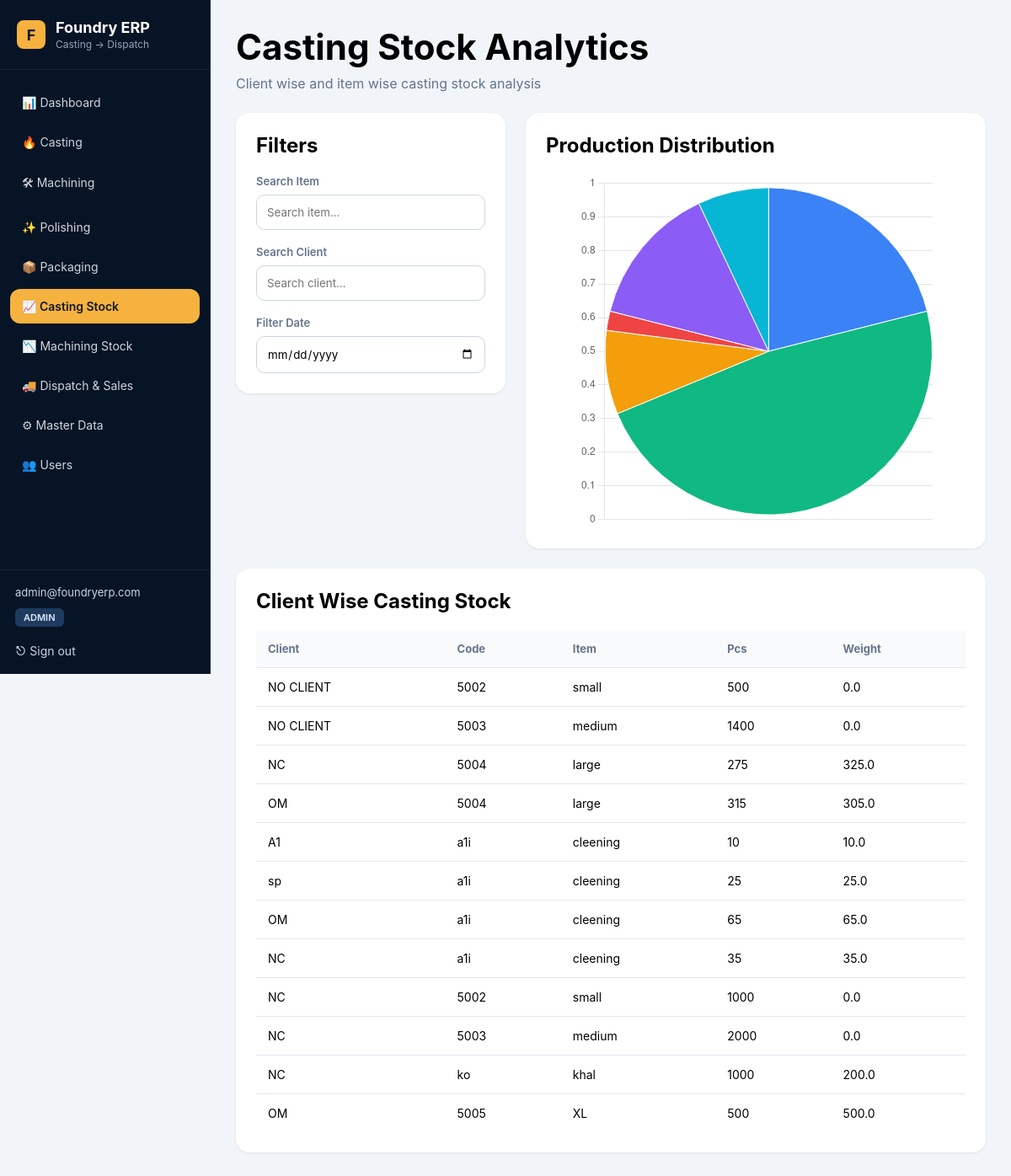
/casting-stock/, run on the app's committed database.
### inventory/models.py (models this page shows, shortened)
class Item(models.Model):
    CATEGORY_CHOICES = [
        ("BRASS", "Brass"),
        ("MORTAR", "Mortar"),
        ("PESTLE", "Pestle"),
        ("CHOPPING", "Chopping Board"),
        ("OTHER", "Other"),
    ]
    MATERIAL_CHOICES = [
        ("BRASS", "Brass"),
        ("SS", "Stainless Steel"),
        ("CI", "Cast Iron"),
        ("ALUMINIUM", "Aluminium"),
    ]
    client = models.ForeignKey(
        "Client",
        on_delete=models.SET_NULL,
        blank=True,
        null=True
    )
    code = models.CharField(
        max_length=50,
        unique=True
    )
    name = models.CharField(
        max_length=100
    )
    category = models.CharField(
        max_length=50,
        choices=CATEGORY_CHOICES,
        default="OTHER"
    )
    material = models.CharField(
        max_length=50,
        choices=MATERIAL_CHOICES,
        blank=True,
        null=True
    )
    variant = models.CharField(
        max_length=100,
        blank=True,
        null=True
    )
    item_type = models.CharField(
        max_length=100,
        blank=True,
        null=True
    )
    weight_per_piece = models.FloatField(
        default=0
    )
    lot_size = models.IntegerField(
        default=0
    )
    lot_with_box = models.IntegerField(
        default=0
    )
    process = models.CharField(
        max_length=50,
        choices=ProcessType.choices,
        blank=True,
        null=True
    )
    machining_required = models.BooleanField(
        default=True
    )
    polishing_required = models.BooleanField(
        default=True
    )
    packing_required = models.BooleanField(
        default=True
    )
    rate_per_piece = models.FloatField(
        default=0
    )
    notes = models.TextField(
        blank=True,
        null=True
    )
    active = models.BooleanField(
        default=True
    )
    created_at = models.DateTimeField(
        auto_now_add=True
    )

class Client(models.Model):
    name = models.CharField(
        max_length=100
    )
    phone = models.CharField(
        max_length=20,
        blank=True,
        null=True
    )
    city = models.CharField(
        max_length=100,
        blank=True,
        null=True
    )
    active = models.BooleanField(
        default=True
    )
    created_at = models.DateTimeField(
        auto_now_add=True
    )

### inventory/views.py (the view)
def casting_stock(request):
    from collections import defaultdict
    rows = []
    transactions = StockTransaction.objects.filter(
        transaction_type__in=[
            "casting_in",
            "casting_entry"
        ]
    ).select_related(
        "client",
        "item"
    )
    grouped = defaultdict(lambda: {
        "pcs": 0,
        "weight": 0
    })
    for tx in transactions:
        client_name = (
            tx.client.name
            if tx.client else "NO CLIENT"
        )
        item_code = (
            tx.item.code
            if tx.item else "-"
        )
        item_name = (
            tx.item.name
            if tx.item else "-"
        )
        key = (
            client_name,
            item_code,
            item_name
        )
        grouped[key]["pcs"] += tx.quantity or 0
        grouped[key]["weight"] += float(
            tx.weight or 0
        )
    for key, value in grouped.items():
        rows.append({
            "client": key[0],
            "code": key[1],
            "item": key[2],
            "pcs": value["pcs"],
            "weight": round(
                value["weight"],
                3
            )
        })
    graph_labels = []
    graph_values = []
    item_summary = defaultdict(int)
    for row in rows:
        item_summary[row["item"]] += row["pcs"]
    for item_name, pcs in item_summary.items():
        graph_labels.append(item_name)
        graph_values.append(pcs)
    context = {
        "rows": rows,
        "graph_labels": graph_labels,
        "graph_values": graph_values,
    }
    return render(
        request,
        "casting_stock.html",
        context
    )

### templates/casting_stock.html (shortened to what this page needs)
{% extends "layout/base.html" %}
{% block content %}
<h1 style="
font-size:42px;
margin-bottom:8px;
">
    Casting Stock Analytics
</h1>
<p style="
color:#64748b;
margin-bottom:25px;
">
    Client wise and item wise casting stock analysis
</p>
<div style="
display:grid;
grid-template-columns:320px 1fr;
gap:24px;
margin-bottom:24px;
align-items:start;
">
    <div class="card">
        <h2 style="
        margin-bottom:20px;
        ">
            Filters
        </h2>
        <div style="margin-bottom:18px;">
            <label style="
            display:block;
            margin-bottom:8px;
            font-size:13px;
            font-weight:600;
            color:#64748b;
            ">
                Search Item
            </label>
            <input
                type="text"
                id="itemSearch"
                placeholder="Search item..."
                onkeyup="filterTable()"
            >
        </div>
        <div style="margin-bottom:18px;">
            <label style="
            display:block;
            margin-bottom:8px;
            font-size:13px;
            font-weight:600;
            color:#64748b;
            ">
                Search Client
            </label>
            <input
                type="text"
                id="clientSearch"
                placeholder="Search client..."
                onkeyup="filterTable()"
            >
        </div>
        <div>
            <label style="
            display:block;
            margin-bottom:8px;
            font-size:13px;
            font-weight:600;
            color:#64748b;
            ">
                Filter Date
            </label>
            <input
                type="date"
                id="dateFilter"
            >
        </div>
    </div>
    <div class="card">
        <h2 style="
        margin-bottom:20px;
        ">
            Production Distribution
        </h2>
        <div style="
        max-width:420px;
        margin:auto;
        ">
            <canvas id="stockChart"></canvas>
        </div>
    </div>
</div>
<div class="card">
    <h2 style="
    margin-bottom:20px;
    ">
        Client Wise Casting Stock
    </h2>
    <table id="stockTable">
        <tr>
            <th>Client</th>
            <th>Code</th>
            <th>Item</th>
            <th>Pcs</th>
            <th>Weight</th>
        </tr>
        {% for row in rows %}
        <tr>
            <td>
                {{ row.client }}
            </td>
            <td>
                {{ row.code }}
            </td>
            <td>
                {{ row.item }}
            </td>
            <td>
                {{ row.pcs }}
            </td>
            <td>
                {{ row.weight }}
            </td>
        </tr>
        {% endfor %}
    </table>
</div>
<script>
const ctx =
    document.getElementById('stockChart');
new Chart(ctx, {
    type: 'pie',
    data: {
        labels: {{ graph_labels|safe }},
        datasets: [{
    label: 'Pieces',
    data: {{ graph_values|safe }},
    backgroundColor: [
        '#3b82f6',
        '#10b981',
        '#f59e0b',
        '#ef4444',
        '#8b5cf6',
        '#06b6d4',
        '#f97316',
        '#84cc16'
    ],
    borderWidth: 1
}]
    },
    options: {
        responsive: true,
        plugins: {
            legend: {
                display: false
            }
        },
        scales: {
            y: {
                beginAtZero: true
            }
        }
    }
});
function filterTable(){
    const itemValue =
        document.getElementById('itemSearch')
        .value
        .toLowerCase();
    const clientValue =
        document.getElementById('clientSearch')
        .value
        .toLowerCase();
    const rows =
        document.querySelectorAll(
            '#stockTable tr'
        );
    rows.forEach((row, index) => {
        if(index === 0){
            return;
        }
        const client =
            row.cells[0]
            .innerText
            .toLowerCase();
        const item =
            row.cells[2]
            .innerText
            .toLowerCase();
        const show =
            client.includes(clientValue)
            &&
            item.includes(itemValue);
        row.style.display =
            show ? '' : 'none';
    });
}
</script>
{% endblock %}

### templates/layout/base.html (style rules this page uses)
* { margin:0; padding:0; box-sizing:border-box; font-family:Inter,sans-serif; }
body { background:#f1f5f9; }
.card { background:white; border-radius:16px; padding:24px; box-shadow: 0 1px 3px rgba(0,0,0,0.08); }
table { width:100%; border-collapse:collapse; }
table th { background:#f8fafc; padding:14px; text-align:left; font-size:13px; color:#64748b; }
table td { padding:14px; border-top:1px solid #e2e8f0; font-size:14px; }
input, select, textarea { width:100%; padding:12px; border:1px solid #cbd5e1; border-radius:10px; outline:none; }

### data on the page
Item: code "5002" "5002", item "small" "small"
Item: code "5003" "5003", item "medium" "medium"
Client: client "NC" "NC" "NC" "NC" "NC"
Item: code "5004" "5004", item "large" "large"
Client: client "OM" "OM" "OM"
Client: client "A1"
Item: code "a1i" "a1i" "a1i" "a1i", item "cleening" "cleening" "cleening" "cleening"
Client: client "sp"
Item: code "ko", item "khal"
Item: code "5005", item "XL"

### other printed values
{{ row.client }} "NO CLIENT" "NO CLIENT"
{{ row.pcs }} "500" "1400" "275" "315" "10" "25" "65" "35" "1000" "2000" "1000" "500"
{{ row.weight }} "0.0" "0.0" "325.0" "305.0" "10.0" "25.0" "65.0" "35.0" "0.0" "0.0" "200.0" "500.0"
chart data {{ graph_values|safe }} [1500, 3400, 590, 135, 1000, 500]
